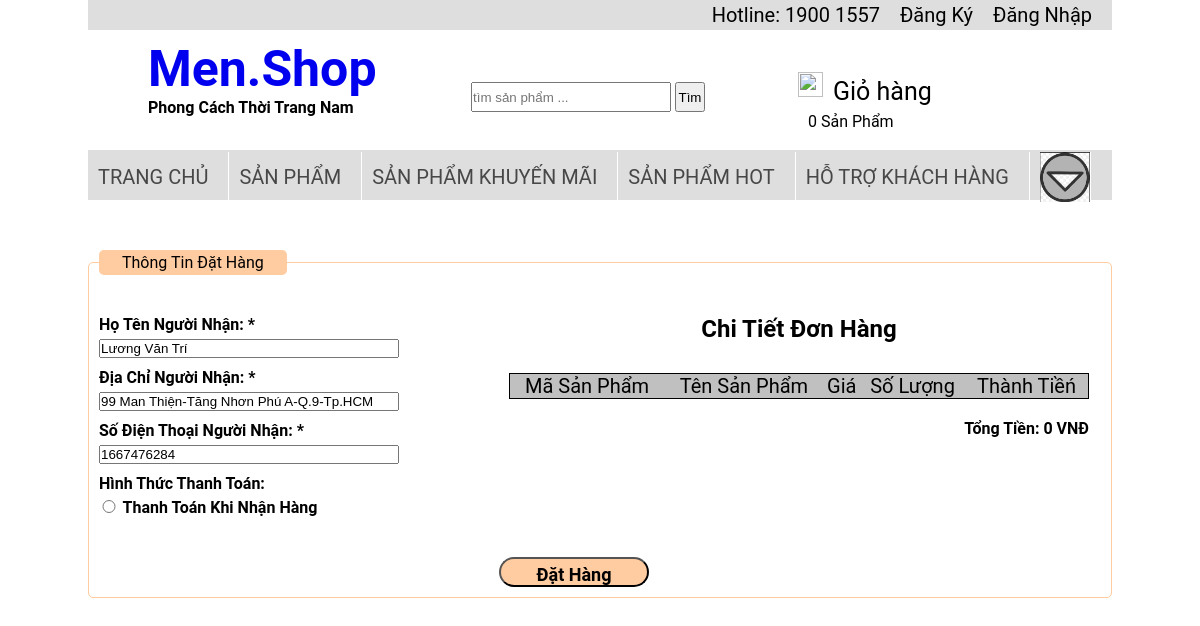
Screenshot of /menshop/ttdh.php with the database file from the repository.
### tables this page shows
CREATE TABLE `khachhang` (
  `username` varchar(20) NOT NULL,
  `password` varchar(50) NOT NULL,
  `fullname` varchar(50) NOT NULL,
  `email` varchar(50) NOT NULL,
  `diachi` varchar(50) NOT NULL,
  `sdt` int(11) NOT NULL
);

### menshop/ttdh.php (the view, shortened to what this page needs)
<html>
	<head>
	   	<link rel="stylesheet" type="text/css" href="css/style.css" title="style">
	</head>
	<body>
		<div class="container">
            <?php
                include('includes/top.php');
                include('includes/header.php');
                include('includes/menu.php');
                include('includes/mysqli_connect.php');
                ?>
            <div id="content">
                <form action="" method="post">
                    <fieldset>
                        <legend>Thông Tin Đặt Hàng</legend>
                        <div class="ttdh">
                            <div class="left_dh" style="float: left; width: 400px; height: auto;">
                                <?php
                                      $q_user = "select * from khachhang";
                                      $r_user = mysqli_query($dbc,$q_user);
                                      $row2 = mysqli_fetch_array($r_user);
                                ?>
                                <div>
                                    <label for="hoten">Họ Tên Người Nhận: <span class="dh">*</span>
                                    </label>
                                    <input type="text" tabindex="1" name="htnn" value="<?php echo $row2['fullname']?>"/>
                                </div>
                                <div>
                                    <label for="diachi">Địa Chỉ Người Nhận: <span class="dh">*</span>
                                    </label>
                                    <input type="text" tabindex="2" name="diachi" value="<?php echo $row2['diachi']?>"/>
                                </div>
                                <div>
                                    <label for="sdt">Số Điện Thoại Người Nhận: <span class="dh">*</span>
                                    </label>
                                    <input type="text" tabindex="2" name="sdt" value="<?php echo $row2['sdt']?>"/>
                                </div>
                                <div>
                                    <label for="httt">Hình Thức Thanh Toán:
                                    </label>
                                    <label for="ttknh"><input  style="width: 20px;" type="radio" id="ttknh" name="sex" value=""/> Thanh Toán Khi Nhận Hàng</label>
                                </div>
                            </div>
                            <div class="right_dh"  style="float: right; width: 580px; height: auto;">
                               <div class="ctdh">
                                    <h2 style="text-align: center;">Chi Tiết Đơn Hàng</h2>
                                    <table style="border-collapse: collapse;border: 1px solid;; width: 580px; display: table; margin-top: 30px;">
                                        <thead style="background: silver; font-size: 20px; font: bolder;">
                                            <tr style="text-align: center;">
                                                <td>Mã Sản Phẩm</td>
                                                <td>Tên Sản Phẩm</td>
                                                <td>Giá</td>
                                                <td>Số Lượng</td>
                                                <td>Thành Tiềń</td>
                                            </tr>
                                        </thead>
                                    </table>
                                    <p style="float: right; font-weight: bold; margin-top: 20px;">Tổng Tiền:
                                        <?php  $tongtien = 0;
                                                for($i = 0; $i < count($_SESSION['giohang']); $i++){
                                                    $q_cart = "select * from sanpham where masp ='".$_SESSION['giohang'][$i]['id']."'";
                                                    $r_cart = mysqli_query($dbc,$q_cart);
                                                    $row = mysqli_fetch_array($r_cart);
                                                    $tongtien = $tongtien + ($_SESSION['giohang'][$i]["soluong"]*$row['gia']);
                                                } echo $tongtien;
                                        ?> VNĐ
                                    </p>
                            </div>
                         </div>
                        </div>
                        <input type="submit" name="dathang" value="Đặt Hàng" style=" margin-left: 400px; height: 30px; width: 150px; font-weight: bold; border-radius: 28; font-size: 18px;"/>
                    </fieldset>
                </form>
            </div>
        </div>
	</body>
</html>

### menshop/css/style.css (style rules this page uses)
body { font-family: "Roboto","segoe ui",Helvetica,Arial,sans-serif; }
* { margin: 0; padding: 0 }
.container { width: 1024px; height: auto; margin: auto; }
legend { color:#000; background-color: #FFCBA0; padding: 3px 23px; border-radius: 5px; }
fieldset { border:1px solid #FFCBA0; margin: 10px 0px;padding: 10px; border-radius: 5px; margin-top: 50px; }
fieldset div { margin: 10px 0px; }
label { display: block;width:30em; font-weight: bold;margin: 0px 15px 5px 0px; }
.ttdh { float: left; display: inline; }
.left_dh { float: left; margin-right: 10px; }
.right_dh { float: right; }
input[type="submit"] { background: #FFCBA0; -webkit-border-radius: 28; -moz-border-radius: 28; border-radius: 28px; font-family: "Roboto","segoe ui",Helvetica,Arial,sans-serif; color: #000; font-size: 13px; font-weight: bold; padding: 5px 20px 5px 20px; text-decoration: none; margin-top: 10px; }
.left_dh input { width: 300px; }

### rows the page displays
khachhang: htnn "Lương Văn Trí", diachi "99 Man Thiện-Tăng Nhơn Phú A-Q.9-Tp.HCM", sdt "1667476284"

### other values shown
$tongtien "0"
